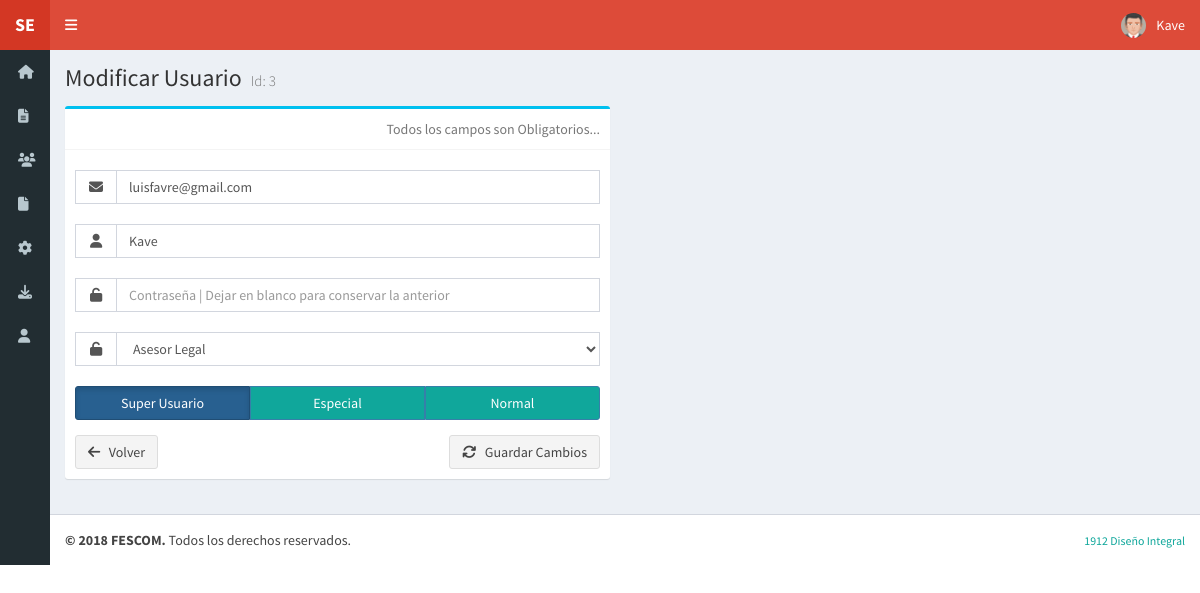
Page /adm/usr-cc.php?Id=3 (signed in) on the earlier database version.
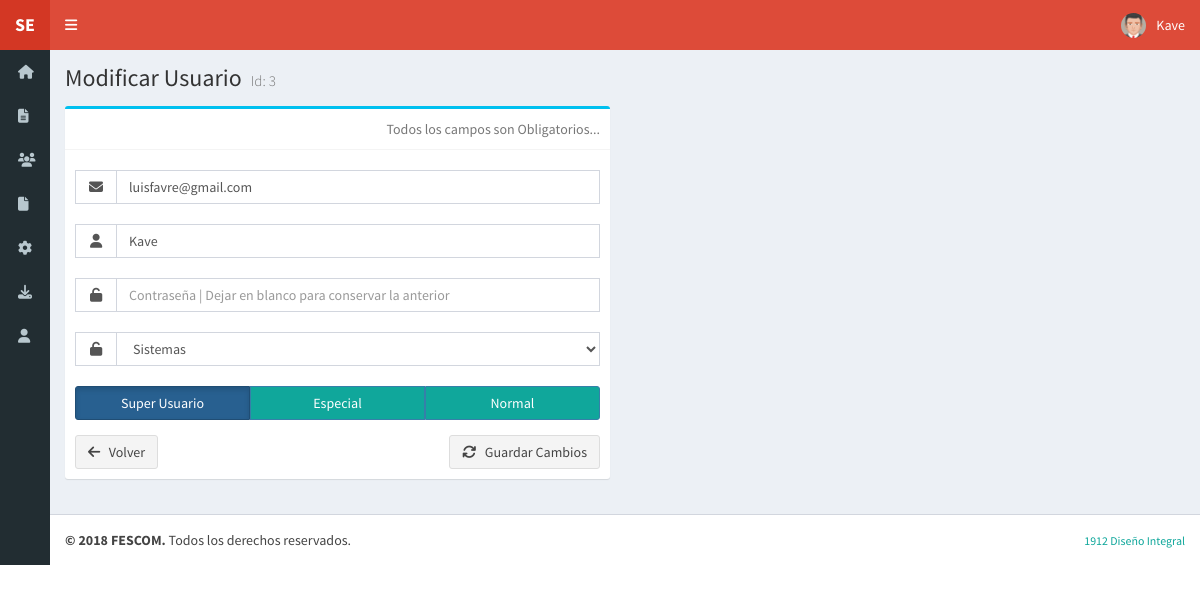
Same page on the later database version.
### tables this page shows
CREATE TABLE `usuarios` (
  `user_id` int(5) NOT NULL AUTO_INCREMENT,
  `user_name` varchar(25) NOT NULL,
  `user_email` varchar(35) NOT NULL,
  `user_password` varchar(255) NOT NULL,
  `user_level` tinyint(4) NOT NULL,
  `user_area` smallint(6) NOT NULL,
  `user_img` varchar(30) NOT NULL,
  `user_validate` tinyint(1) NOT NULL,
  PRIMARY KEY (`user_id`),
  UNIQUE KEY `email` (`user_email`)
);

CREATE TABLE `me_destino_exp` (
  `Id` smallint(6) NOT NULL,
  `Nombre` varchar(50) NOT NULL,
  PRIMARY KEY (`Id`)
);

### adm/usr-cc.php (the view, shortened to what this page needs)
<?php
$iniUrl = '../';
include($iniUrl . 'header.php');
if(isset($_POST['btn-signup'])) {
	$email = $mysqli->real_escape_string(trim($_POST['m_email']));
	$name = $mysqli->real_escape_string(trim($_POST['m_name']));
	$password = $mysqli->real_escape_string(trim($_POST['m_password']));
	$level = $_POST['m_level'];
	$area = $_POST['m_destino'];
	if (!empty($password)) {
		$new_password = password_hash($password, PASSWORD_DEFAULT);
	}
	$result = $mysqli->query("SELECT user_email FROM usuarios WHERE user_email='$email'");
	$filas = $result->num_rows;
	if (empty( $filas )) {
		$msg = '<div class="alert alert-danger"><i class="fa fa-remove"></i> &nbsp; ' . $email . ' no se encuentra registrado...</div>';
	} else {
		if (!empty($password)) {
			$query = $mysqli->prepare("UPDATE usuarios SET user_name = ?, user_password = ?, user_level = ?, user_area = ? WHERE user_email = ?");
			$query->bind_param('ssiis', $name, $new_password, $level, $area, $email);
		} else {
			$query = $mysqli->prepare("UPDATE usuarios SET user_name = ?, user_level = ?, user_area = ? WHERE user_email = ?");
			$query->bind_param('siis', $name, $level, $area, $email);
		}
		if($query->execute()) {
				$msg = '<div class="alert alert-success"><i class="fa fa-check"></i> &nbsp; ' . $name . ' ha sido modificado.</div>';
		}	else {
				$msg = '<div class="alert alert-danger"><i class="fa fa-ban"></i> &nbsp; Ha ocurrido un error...</div>';
		}
		$query->close();
	}
	$mysqli->close();
	?>
	<div class="content-wrapper">
		<section class="content">
			<?php echo $msg; ?>
			<div class="form-group">
				<button type="button" class="btn btn-default pull-left" onclick="location.href='index.php'"><i class="fa fa-arrow-left"></i> &nbsp; Volver a Usuarios</button>
				<button type="button" class="btn btn-default pull-right" onclick="location.href='<?php echo $iniUrl; ?>index.php'"><i class="fa fa-arrow-up"></i> &nbsp; Inicio</button>
      </div>
		</section>
	</div>
	<?php
	exit;
} else {
	$sql = "SELECT ALL Id, Nombre FROM me_destino_exp";
	if (!$tbl_destinos = $mysqli->query($sql)) {
			echo "<h2>Error en la Consulta SQL | Destino.</h2>";
			exit;
	}
	$usr_id = $_GET['Id'];
	$sql = "SELECT * FROM usuarios WHERE user_id = " . $usr_id;
	if (!$result = $mysqli->query($sql)) {
			echo "<h2>Error en la Consulta SQL | Usuarios.</h2>";
			exit;
	}	else {
		$usr_act = $result->fetch_assoc();
		$usr_lvl = $usr_act['user_level'];
	}
	$userlevel = $_SESSION['levelSession'];
	$disable_class = ($userlevel <> 1 ? ' disabled' : '');
}
?>
<div class="content-wrapper">
  <section class="content-header">
    <h1>Modificar Usuario <small>Id: <?php echo $usr_id; ?></small></h1>
  </section>
  <section class="content">
  <div class="row">
    <div class="col-md-6">
				<div class="box box-info">
          <div class="box-header with-border">
            <span class="text-muted pull-right">Todos los campos son Obligatorios...</span>
          </div>
          <div class="box-body">
        		<form method="post" id="login-form">
              <div class="input-group" style="margin: 10px 0 20px;">
                <span class="input-group-addon">
                  <i class="fa fa-envelope" style="width: 16px;"></i>
                </span>
                <input type="email" class="form-control" placeholder="Email" name="m_email" value="<?php echo $usr_act['user_email']; ?>" />
              </div>
							<div class="input-group" style="margin: 10px 0 20px;">
                <span class="input-group-addon">
                  <i class="fa fa-user" style="width: 16px;"></i>
                </span>
              <input type="text" class="form-control" placeholder="Usuario" name="m_name"  value="<?php echo $usr_act['user_name']; ?>" required  autofocus />
              </div>
              <div class="input-group" style="margin: 10px 0 20px;">
                <span class="input-group-addon">
                  <i class="fa fa-unlock-alt" style="width: 16px;"></i>
                </span>
              	<input type="password" class="form-control" placeholder="Contraseña | Dejar en blanco para conservar la anterior" name="m_password" />
              </div>
              <div class="form-group">
              <div class="input-group" style="margin: 10px 0 20px;">
                <span class="input-group-addon">
                  <i class="fa fa-unlock-alt" style="width: 16px;"></i>
                </span>
                <select required class="form-control" name="m_destino" id="destino" required>
                    <?php
                   	while ($destinos = $tbl_destinos->fetch_assoc()) {
						echo '<option value=' . $destinos['Id'] . ($destinos['Id'] == $usr_act['user_area'] ? ' selected ' : '') . '>' . $destinos['Nombre'] . '</option><br />';
					}
                    ?>
                </select>
              </div>
              <div class="form-group">
                <div class="btn-group btn-group-justified <?php echo ($userlevel <> 1 ? 'disabled-group' : ''); ?>" data-toggle="buttons" id="prior">
                    <label class="btn btn-primary <?php echo ($usr_lvl == 1 ? 'active' : '') . $disable_class; ?>">
                        <input type="radio" name="m_level" value="1" <?php echo ($usr_lvl == 1 ? 'checked="checked"' : ''); ?>>Super Usuario
                    </label>
                    <label class="btn btn-primary <?php echo ($usr_lvl == 2 ? 'active' : '') . $disable_class; ?>">
                        <input type="radio" name="m_level" value="2" <?php echo ($usr_lvl == 2 ? 'checked="checked"' : ''); ?>>Especial
                    </label>
                    <label class="btn btn-primary <?php echo ($usr_lvl == 3 ? 'active' : '') . $disable_class; ?>">
                        <input type="radio" name="m_level" value="3" <?php echo ($usr_lvl == 3 ? 'checked="checked"' : ''); ?>>Normal
                    </label>
                </div>
              </div>
              <div class="form-group">
									<button type="button" class="btn btn-default pull-left" onclick="location.href='index.php'"><i class="fa fa-arrow-left"></i> &nbsp; Volver</button>
                  <button type="submit" class="btn btn-default pull-right" name="btn-signup" id="btn-signup"><i class="fa fa-refresh"></i> &nbsp; Guardar Cambios</button>
              </div>
            </form>
          </div>
  			</div>
    </div>
	</div>
  </section>
</div>
<?php
include($iniUrl . 'footer.php');
?>

### header.php (shortened to what this page needs)
<?php
$level = $_SESSION['levelSession'];
?>
<!DOCTYPE html>
<html>
<head>
  <link rel="stylesheet" href="<?php echo $iniUrl;?>bootstrap/css/bootstrap.css">
  <link rel="stylesheet" href="<?php echo $iniUrl;?>bootstrap/css/font-awesome.min.css">
  <link rel="stylesheet" href="<?php echo $iniUrl;?>css/AdminLTE.css">
  <link rel="stylesheet" href="<?php echo $iniUrl;?>css/skins/skin-red.min.css">
	<link rel="stylesheet" href="<?php echo $iniUrl;?>css/SourceSansPro.css">
</head>
<body class="hold-transition skin-red sidebar-collapse sidebar-mini">
<div class="wrapper">
  <header class="main-header">
    <a href="<?php echo $iniUrl;?>index.php" class="logo">
      <span class="logo-mini"><b>SE</b></span>
    </a>
    <nav class="navbar navbar-static-top" role="navigation">
      <a href="#" class="sidebar-toggle" data-toggle="offcanvas" role="button">
      </a>
      <div class="navbar-custom-menu">
        <ul class="nav navbar-nav">
          <li class="dropdown user user-menu">
            <a href="#" class="dropdown-toggle" data-toggle="dropdown">
              <img src="<?php echo $iniUrl;?>img/<?php echo $_SESSION['imgSession'];?>" class="user-image" alt="Usuario">
              <span class="hidden-xs"><?php echo $_SESSION['nameSession'];?></span>
            </a>
          </li>
        </ul>
      </div>
    </nav>
  </header>
  <aside class="main-sidebar">
    <section class="sidebar">
      <ul class="sidebar-menu">
        <li>
        	<a href="<?php echo $iniUrl;?>index.php"><i class="fa fa-home"></i> <span>Inicio</span></a>
        </li>
        <li class="treeview">
          <a href="<?php echo $iniUrl . 'expedientes/'; ?>"><i class="fa fa-file-text"></i> <span>Expedientes</span></a>
        </li>
		<?php
		if ($level < 3) { ?>
        <li>
        	<a href="<?php echo $iniUrl . 'clientes/'; ?>"><i class="fa fa-users"></i> <span>Clientes</span></a>
        </li>
        <li class="treeview">
          <a href="#"><i class="fa fa-file"></i> <span>Informes</span>
          </a>
        </li>
				<li>
        	<a href="<?php echo $iniUrl;?>config.php"><i class="fa fa-gear"></i> <span>Configuraci&oacute;n</span></a>
        </li>
        <li>
        	<a href="<?php echo $iniUrl;?>includes/db_backup.php"><i class="fa fa-download"></i> <span>Backup de Datos</span></a>
        </li>
        <li>
           <a href="<?php echo $iniUrl . 'adm/'; ?>"><i class="fa fa-user"></i> <span>Usuarios</span></a>
        </li>
        <?php
		} ?>
      </ul>
    </section>
  </aside>

### footer.php
  <footer class="main-footer">
    <div class="pull-right hidden-xs">
    	<a href="https://www.19doce.com.ar" target="_blank">
      <small>1912 Diseño Integral</small>
      </a>
    </div>
    <strong>&copy; <?php echo date('Y');?> FESCOM.</strong> Todos los derechos reservados.
  </footer>
</div>
</body>
</html>

Differences in the rows shown:
changed usuarios "luisfavre@gmail.com": m_destino "Asesor Legal" → "Sistemas"
